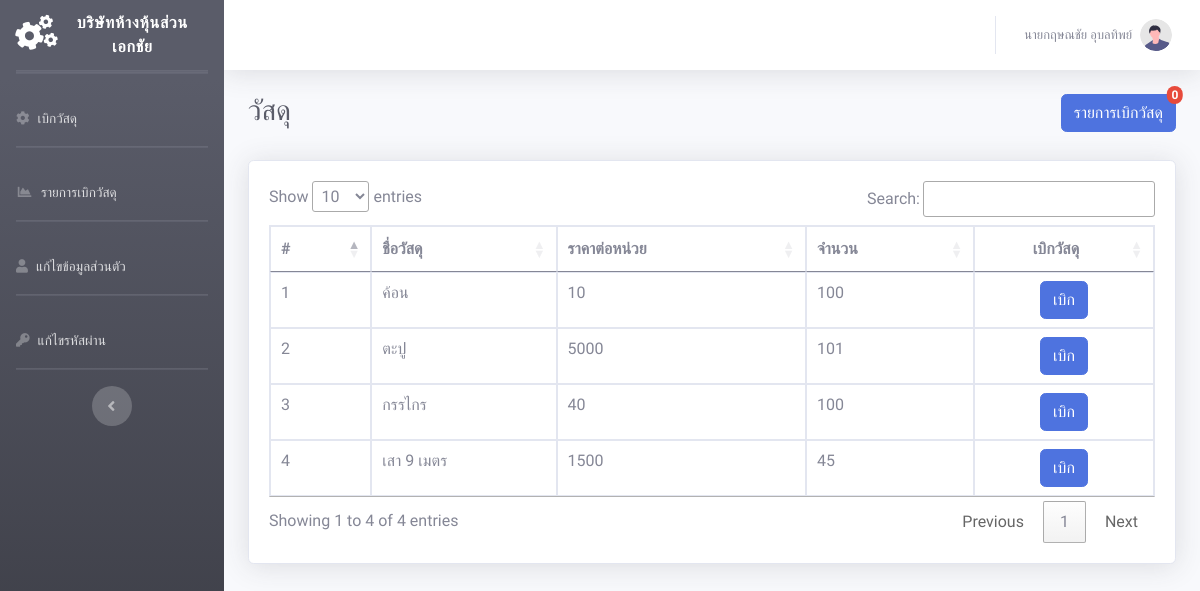
/frontend/user/user.php (signed in), run on the app's committed database.
### tables this page shows
CREATE TABLE `users` (
  `user_id` int(11) NOT NULL,
  `fullname` varchar(255) NOT NULL,
  `code_user` varchar(255) NOT NULL,
  `tel` varchar(100) NOT NULL,
  `id_agency` int(11) NOT NULL,
  `password` varchar(32) NOT NULL,
  `status` enum('admin','user') NOT NULL
);

CREATE TABLE `products` (
  `id_product` int(11) NOT NULL,
  `name` varchar(255) NOT NULL,
  `qty` varchar(255) NOT NULL,
  `price` varchar(100) NOT NULL DEFAULT '0.00'
);

### frontend/user/user.php (the view, shortened to what this page needs)
<?php
    include("header_user.php");
    include("../../backend/connect_db.php");
    $id_user = $_SESSION['user_login'];
    $result = $conn->query("SELECT * FROM cart WHERE id_user = $id_user");
    $rows = $result->num_rows;
    $x = 0;
    ?>
<body id="page-top">
    <div id="wrapper">
        <?php include('nav_right_user.php');?>
        <div id="content-wrapper" class="d-flex flex-column">
            <div id="content">
                <?php include('nav_top_user.php'); ?>
                <div class="container-fluid">
                    <div class="d-flex justify-content-between">
                        <h1 class="h3 mb-2 text-gray-800">วัสดุ</h1><a href="cart.php"><button type="button" class="btn btn-primary position-relative">
            รายการเบิกวัสดุ
            <span class="position-absolute top-0 start-100 translate-middle badge rounded-pill bg-danger">
            <?php echo $rows; ?>
            </span>
          </button></a>
                    </div>
                    <br>
                    <div class="card shadow mb-4">
                        <div class="card-body">
                            <div class="table-responsive">
                                <table class="table table-bordered" id="myTable" width="100%" cellspacing="0">
                                    <thead>
                                        <tr>
                                            <th>#</th>
                                            <th>ชื่อวัสดุ</th>
                                            <th>ราคาต่อหน่วย</th>
                                            <th>จำนวน</th>
                                            <th style="text-align: center;">เบิกวัสดุ</th>
                                        </tr>
                                    </thead>
                                    <tbody>
                                    <?php
                                        $result = $conn->query('SELECT * FROM products');
                                        while ($row = $result->fetch_assoc()){
                                            $x++;
                                    ?>
                                        <tr>
                                            <td><?php echo $x;?></td>
                                            <td><?php echo $row['name']?></td>
                                            <td><?php echo $row['price']?></td>
                                            <td><?php echo $row['qty']?></td>
                                            <td><div class="text-center"><button class="btn btn-primary" id="AddCart" data-id_product="<?php echo $row['id_product'];?> " data-qty="1">เบิก</button></div></td>
                                        </tr>
                                       <?php } ?>
                                    </tbody>
                                </table>
                            </div>
                        </div>
                    </div>
                </div>
            </div>
        </div>
    </div>
</body>
</html>

### frontend/user/nav_top_user.php (shortened to what this page needs)
<?php
include("../../backend/connect_db.php");
?>
<nav class="navbar navbar-expand navbar-light bg-white topbar mb-4 static-top shadow">
    <ul class="navbar-nav ml-auto">
        <li class="nav-item dropdown no-arrow">
            <a class="nav-link dropdown-toggle" href="#" id="userDropdown" role="button" data-toggle="dropdown"
                aria-haspopup="true" aria-expanded="false">
                <?php
                    $user_id = $_SESSION['user_login'];
                    $result = $conn->query("SELECT * FROM users WHERE user_id = $user_id");
                    $admin = $result->fetch_array();
                    ?>
                    <span class="mr-2 d-none d-lg-inline text-gray-600 small">
                        <?php echo $admin['fullname']; ?>
                    </span>
                <img class="img-profile rounded-circle" src="../assets_admin/img/undraw_profile.svg">
            </a>
        </li>
    </ul>
</nav>

### frontend/user/header_user.php (style rules this page uses)
* { font-family: 'Prompt', sans-serif; }

### data on the page
users: fullname "นายกฤษณชัย อุบลทิพย์"
products: name "ค้อน", price "10", qty "100"
products: name "ตะปู", price "5000", qty "101"
products: name "กรรไกร", price "40", qty "100"
products: name "เสา 9 เมตร", price "1500", qty "45"

### other printed values
$rows "0"
